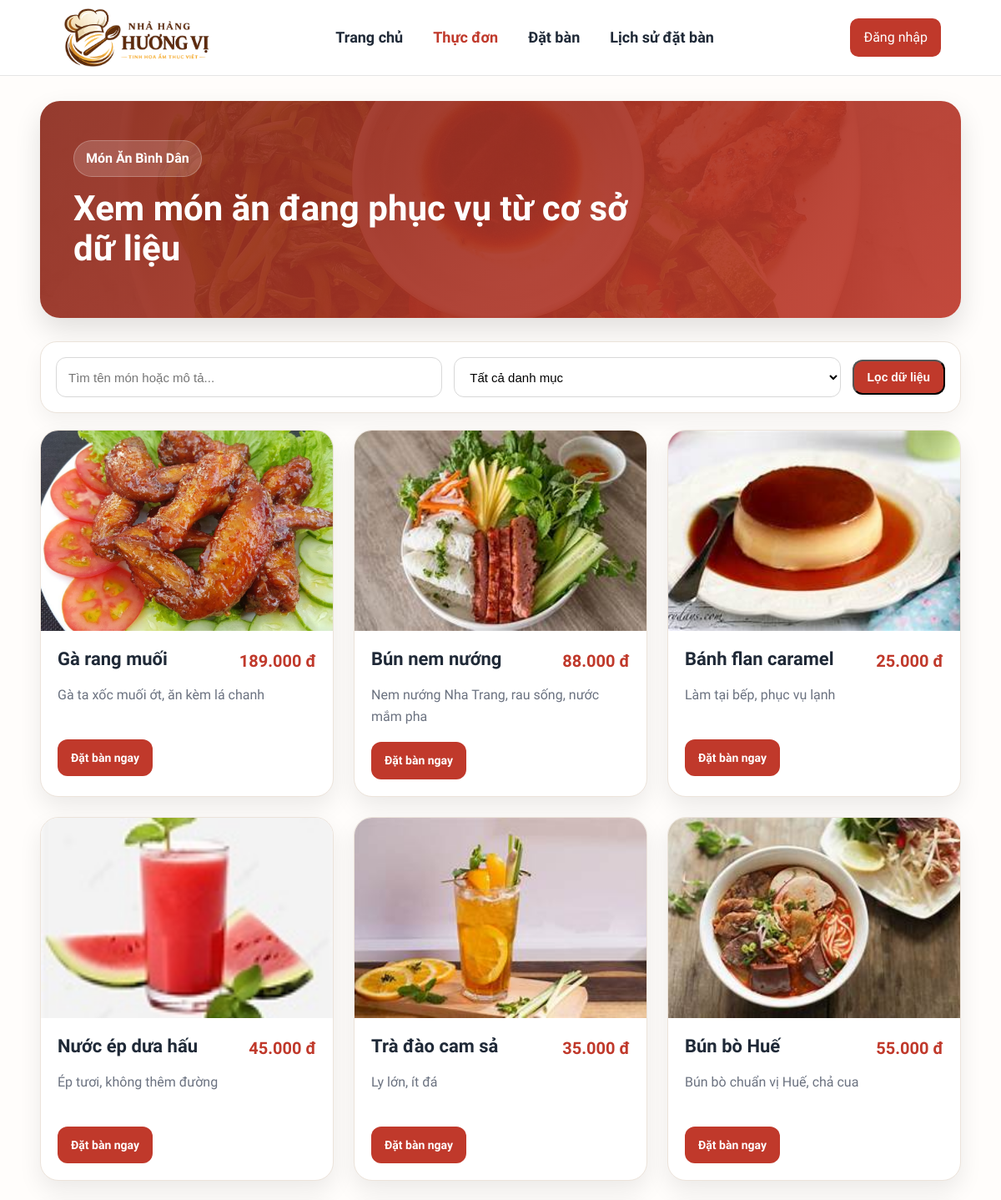
The page /customer/menu.php (upper part) on the database as committed earlier.
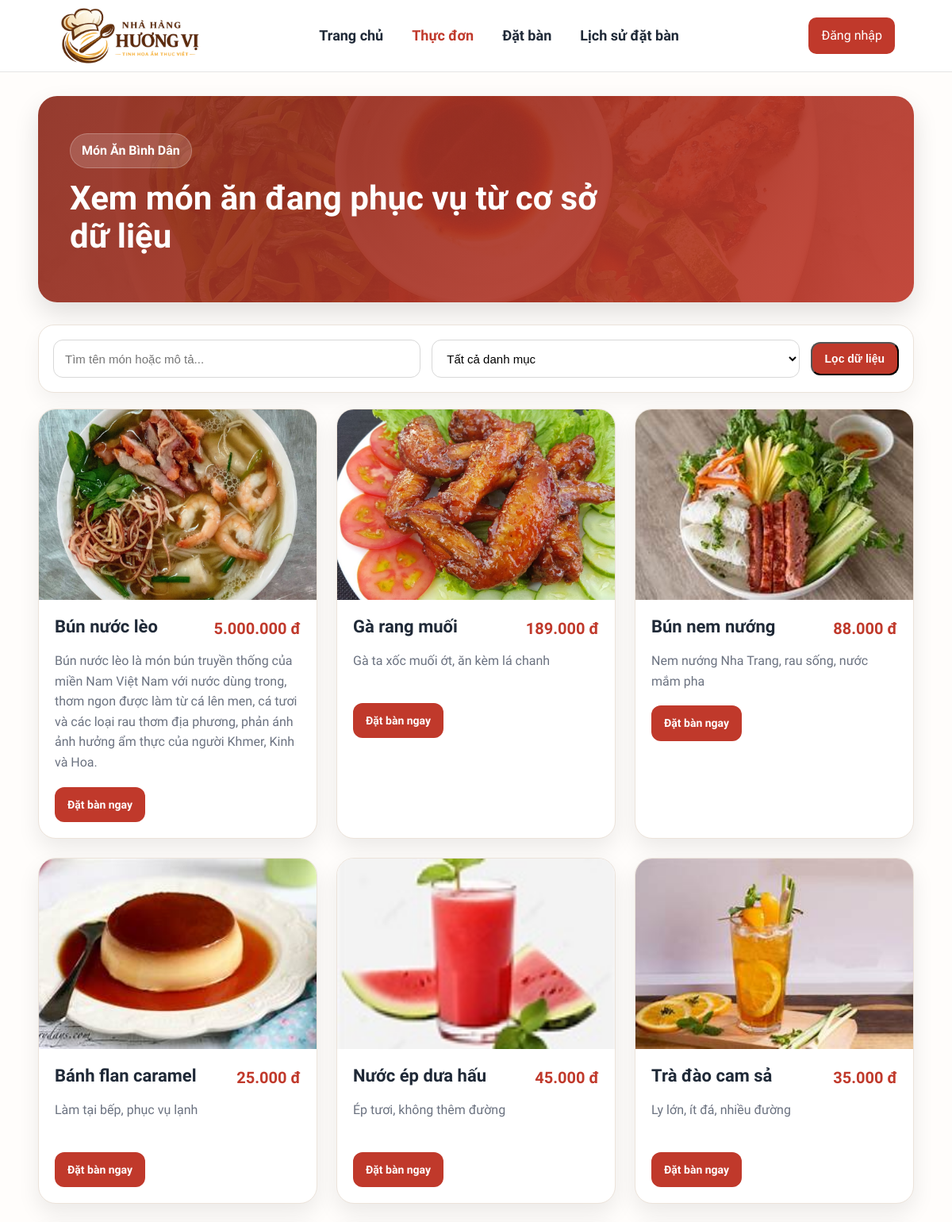
The same page on the database as committed later.
### tables this page shows
CREATE TABLE `menu_items` (
  `item_id` int(11) NOT NULL AUTO_INCREMENT,
  `category_id` int(11) NOT NULL,
  `item_name` varchar(100) NOT NULL,
  `price` decimal(12,2) NOT NULL,
  `description` varchar(255) DEFAULT NULL,
  `image_url` varchar(255) DEFAULT NULL,
  `status` enum('con_hang','het_hang','ngung_ban') NOT NULL DEFAULT 'con_hang',
  PRIMARY KEY (`item_id`),
  UNIQUE KEY `uq_menu_items_item_name` (`item_name`),
  KEY `idx_menu_items_category_id` (`category_id`)
);

### includes/functions.php (called while the page is built, shortened)
<?php
function format_currency($amount): string {
    return number_format((float)$amount, 0, ',', '.') . ' đ';
}
function e($value): string {
    return htmlspecialchars((string)$value, ENT_QUOTES, 'UTF-8');
}

### customer/menu.php (the view, shortened to what this page needs)
<?php
require_once __DIR__ . '/../config/database.php';
require_once __DIR__ . '/../includes/functions.php';
$db = null;
$dbType = '';
if (isset($pdo) && $pdo instanceof PDO) {
    $db = $pdo;
    $dbType = 'pdo';
} elseif (isset($conn) && $conn instanceof mysqli) {
    $db = $conn;
    $dbType = 'mysqli';
} elseif (isset($mysqli) && $mysqli instanceof mysqli) {
    $db = $mysqli;
    $dbType = 'mysqli';
} else {
    die('Không tìm thấy biến kết nối CSDL. Hãy kiểm tra file config/database.php');
}
function db_fetch_all($db, string $dbType, string $sql, array $params = []): array
{
    $stmt = $db->prepare($sql);
    $stmt->execute();
    $result = $stmt->get_result();
    return $result->fetch_all(MYSQLI_ASSOC);
}
$keyword = trim($_GET['keyword'] ?? '');
$sql = "SELECT
            mi.item_id,
            mi.item_name,
            mi.price,
            mi.description,
            mi.image_url,
            mi.status,
            c.category_name
        FROM menu_items mi
        LEFT JOIN categories c ON c.category_id = mi.category_id
        WHERE mi.status = 'con_hang'";
$params = [];
$sql .= " ORDER BY mi.item_id DESC";
$items = db_fetch_all($db, $dbType, $sql, $params);
include __DIR__ . '/../includes/header.php';
?>
<section class="menu-page">
    <div class="container">
        <div class="menu-hero">
            <div class="menu-hero-content">
                <span class="menu-badge">Món Ăn Bình Dân</span>
                <h1>Xem món ăn đang phục vụ từ cơ sở dữ liệu</h1>
            </div>
        </div>
        <div class="menu-toolbar">
            <form method="GET" class="menu-filter-form">
                <div class="filter-group">
                    <input
                        type="text"
                        class="filter-input"
                        name="keyword"
                        placeholder="Tìm tên món hoặc mô tả..."
                        value="<?= e($keyword) ?>"
                    >
                </div>
                <div class="filter-group">
                    <select class="filter-select" name="category_id">
                        <option value="0">Tất cả danh mục</option>
                    </select>
                </div>
                <button type="submit" class="btn btn-primary btn-sm">Lọc dữ liệu</button>
            </form>
        </div>
        <div class="menu-grid">
            <?php if (empty($items)): ?>
                <div class="empty-box">
                    <h3>Không tìm thấy món ăn phù hợp</h3>
                    <p>Hãy thử từ khóa khác hoặc bỏ bộ lọc danh mục.</p>
                </div>
            <?php else: ?>
                <?php foreach ($items as $item): ?>
                    <div class="menu-card">
                        <div class="menu-card-image">
                            <?php
                            $imageUrl = $item['image_url'] ?? '/quanlynhahang/assets/images/featured-2.jpg';
                            ?>
                            <img src="<?= e($imageUrl) ?>" alt="<?= e($item['item_name']) ?>">
                        </div>
                        <div class="menu-card-body">
                            <div class="menu-card-top">
                                <h3><?= e($item['item_name']) ?></h3>
                                <span class="menu-price"><?= format_currency($item['price']) ?></span>
                            </div>
                            <p class="menu-description">
                                <?= e($item['description'] ?: 'Chưa có mô tả cho món ăn này.') ?>
                            </p>
                            <div class="menu-card-actions">
                                <a href="/quanlynhahang/customer/reservation.php?item_id=<?= (int)$item['item_id'] ?>#chon-mon-dat-truoc" class="btn btn-primary btn-sm">
                                        Đặt bàn ngay
                                </a>
                            </div>
                        </div>
                    </div>
                <?php endforeach; ?>
            <?php endif; ?>
        </div>
    </div>
</section>
<?php include __DIR__ . '/../includes/footer.php'; ?>

Rows that differ between the two databases and show on the page:
no longer on this page (row unchanged): menu_items: image_url (picture), item_name "Bún bò Huế", price "55.000 đ", description "Bún bò chuẩn vị Huế, chả cua"
added menu_items: image_url (picture), item_name "Bún nước lèo", price "5.000.000 đ", description "Bún nước lèo là món bún truyền thống của miền Nam Việt Nam với nước dùng trong, thơm ngon được làm từ cá lên men, cá tươi và các loại rau thơm địa phương, phản ánh ảnh hưởng ẩm thực của người Khmer, Kinh và Hoa."
changed menu_items "Trà đào cam sả": description "Ly lớn, ít đá" → "Ly lớn, ít đá, nhiều đường"
